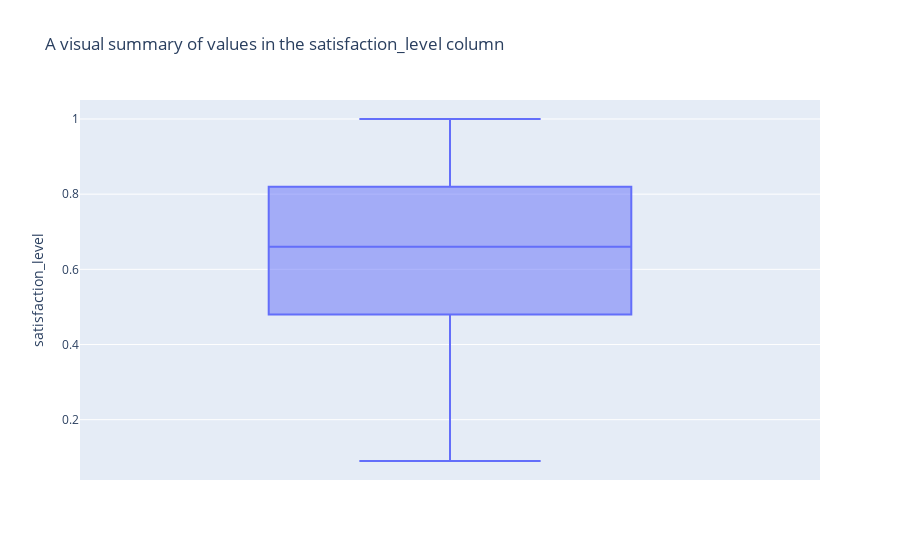
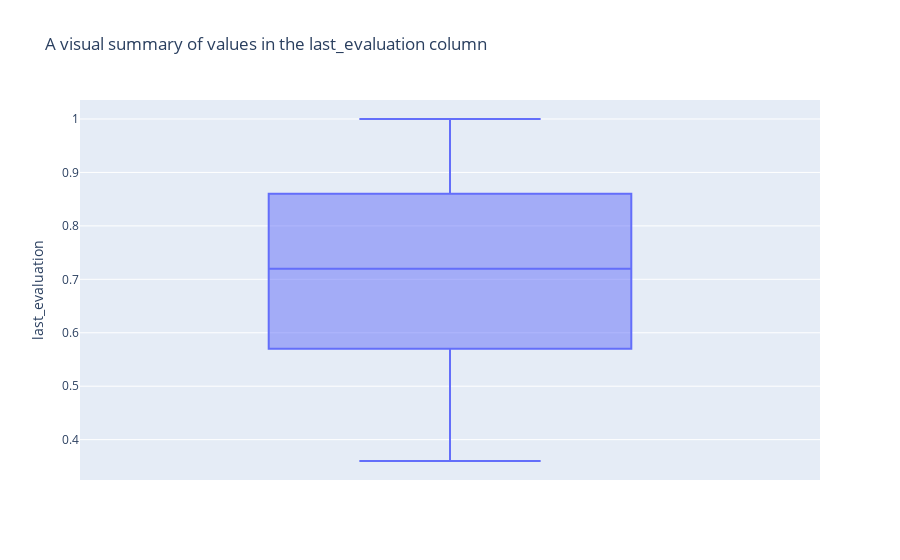
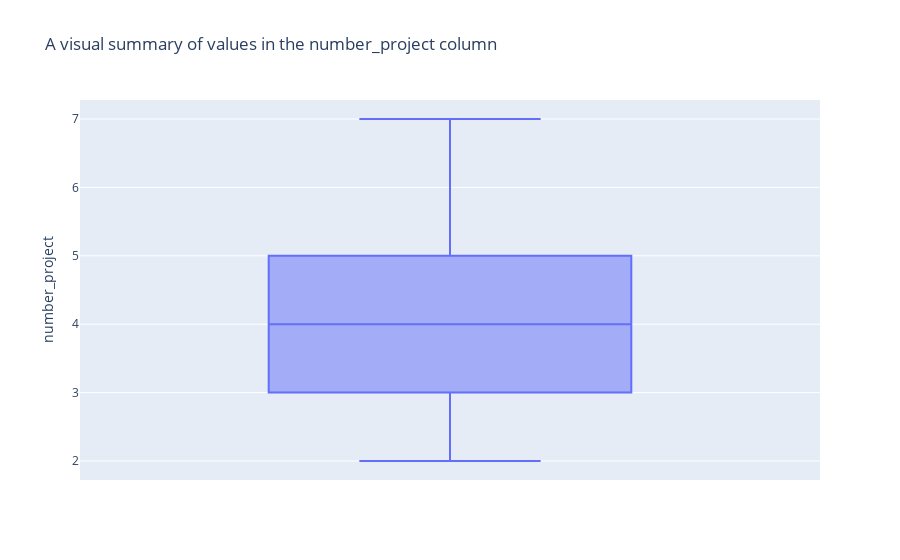
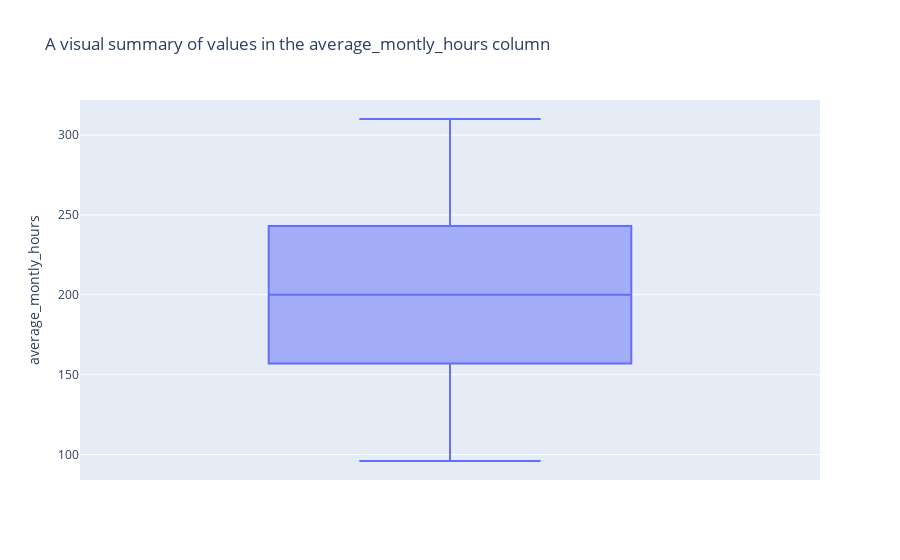

The notebook cell these images were saved under, in order:
### Markdown cell above
From the description table and additions above, we note the following about the various columns:
- *Satisfaction level:* the average employee-reported satisfaction level is about 0.63, which is not so far apart from the median of 0.66.
- *Last evaluation:* scores from employee's last performance review averaged about 0.72 which was just about the same as the median of 0.72.
- *Number of projects:* employees contribute to about 3.8 projects on average, this is also quite close to the median of 4.0. Given a standard deviation of about 1.2, we may expect some significant deviations from the mean in terms of number of projects.
- *Average monthly hours:* employees work between 96 - 310 hours, with the mean and median both hovering around 200 hours. A standard deviation of about 49 hours also implies that there may be significant differences in the number of hours worked by employees subject to other variables.
- *Time spent at company:* Time spent with the company ranged from 2 - 10 years, with about 75% spending between 2 - 4 years at the company.
- *Work accident:* Work accidents were quite rare, with about 1,850 accidents being recorded. The average for the 11,000 observations was about 0.2.
- *Promotion within last 5 years:* Out of the observations available, there were a total of 1,991 promotions over the last 5 years. This represents 16.6% of the total observations, and may be an area of interest for further analysis with employee retention in mind.
- *Department:* There are 10 unique departments in the dataset, with sales (3,239) having the most observations.
- *Salary:* Here, we note that there are 3 unique salary levels in the dataset, with majority of observations belonging to the low earning group (5,740 observations)

### Code cell
# Visualize the numeric columns to check for outliers
# Create a list of numeric columns* for visualization
numerics = [column for column in df.columns if (df[column].dtype != "O") & (len(df[column].unique()) > 2)]

# Visualize the distributions of the columns with numeric values
for column in df[numerics].columns:
    # Visualizing the distribution of categories inside the column
    fig = px.box(df[numerics], y=column, title=f"A visual summary of values in the {column} column")
    fig.show()

### Figure 1 — Plotly figure (JSON) as saved in the notebook; plotly's stock layout.template omitted (floating-point values rounded to 4 significant figures; data arrays with more than 128 entries replaced by an {"elided": "..."} marker saying what was removed)
{"data": [{"alignmentgroup": "True", "hovertemplate": "satisfaction_level=%{y}<extra></extra>", "legendgroup": "", "marker": {"color": "#636efa"}, "name": "", "notched": false, "offsetgroup": "", "orientation": "v", "showlegend": false, "type": "box", "x0": " ", "xaxis": "x", "y": {"elided": "11991 float values"}, "y0": " ", "yaxis": "y"}], "layout": {"boxmode": "group", "legend": {"tracegroupgap": 0}, "title": {"text": "A visual summary of values in the satisfaction_level column"}, "xaxis": {"anchor": "y", "domain": [0, 1]}, "yaxis": {"anchor": "x", "domain": [0, 1], "title": {"text": "satisfaction_level"}}}}

### Figure 2 — Plotly figure (JSON) as saved in the notebook; plotly's stock layout.template omitted (floating-point values rounded to 4 significant figures; data arrays with more than 128 entries replaced by an {"elided": "..."} marker saying what was removed)
{"data": [{"alignmentgroup": "True", "hovertemplate": "last_evaluation=%{y}<extra></extra>", "legendgroup": "", "marker": {"color": "#636efa"}, "name": "", "notched": false, "offsetgroup": "", "orientation": "v", "showlegend": false, "type": "box", "x0": " ", "xaxis": "x", "y": {"elided": "11991 float values"}, "y0": " ", "yaxis": "y"}], "layout": {"boxmode": "group", "legend": {"tracegroupgap": 0}, "title": {"text": "A visual summary of values in the last_evaluation column"}, "xaxis": {"anchor": "y", "domain": [0, 1]}, "yaxis": {"anchor": "x", "domain": [0, 1], "title": {"text": "last_evaluation"}}}}

### Figure 3 — Plotly figure (JSON) as saved in the notebook; plotly's stock layout.template omitted (floating-point values rounded to 4 significant figures; data arrays with more than 128 entries replaced by an {"elided": "..."} marker saying what was removed)
{"data": [{"alignmentgroup": "True", "hovertemplate": "number_project=%{y}<extra></extra>", "legendgroup": "", "marker": {"color": "#636efa"}, "name": "", "notched": false, "offsetgroup": "", "orientation": "v", "showlegend": false, "type": "box", "x0": " ", "xaxis": "x", "y": {"elided": "11991 int values"}, "y0": " ", "yaxis": "y"}], "layout": {"boxmode": "group", "legend": {"tracegroupgap": 0}, "title": {"text": "A visual summary of values in the number_project column"}, "xaxis": {"anchor": "y", "domain": [0, 1]}, "yaxis": {"anchor": "x", "domain": [0, 1], "title": {"text": "number_project"}}}}

### Figure 4 — Plotly figure (JSON) as saved in the notebook; plotly's stock layout.template omitted (floating-point values rounded to 4 significant figures; data arrays with more than 128 entries replaced by an {"elided": "..."} marker saying what was removed)
{"data": [{"alignmentgroup": "True", "hovertemplate": "average_montly_hours=%{y}<extra></extra>", "legendgroup": "", "marker": {"color": "#636efa"}, "name": "", "notched": false, "offsetgroup": "", "orientation": "v", "showlegend": false, "type": "box", "x0": " ", "xaxis": "x", "y": {"elided": "11991 int values"}, "y0": " ", "yaxis": "y"}], "layout": {"boxmode": "group", "legend": {"tracegroupgap": 0}, "title": {"text": "A visual summary of values in the average_montly_hours column"}, "xaxis": {"anchor": "y", "domain": [0, 1]}, "yaxis": {"anchor": "x", "domain": [0, 1], "title": {"text": "average_montly_hours"}}}}
